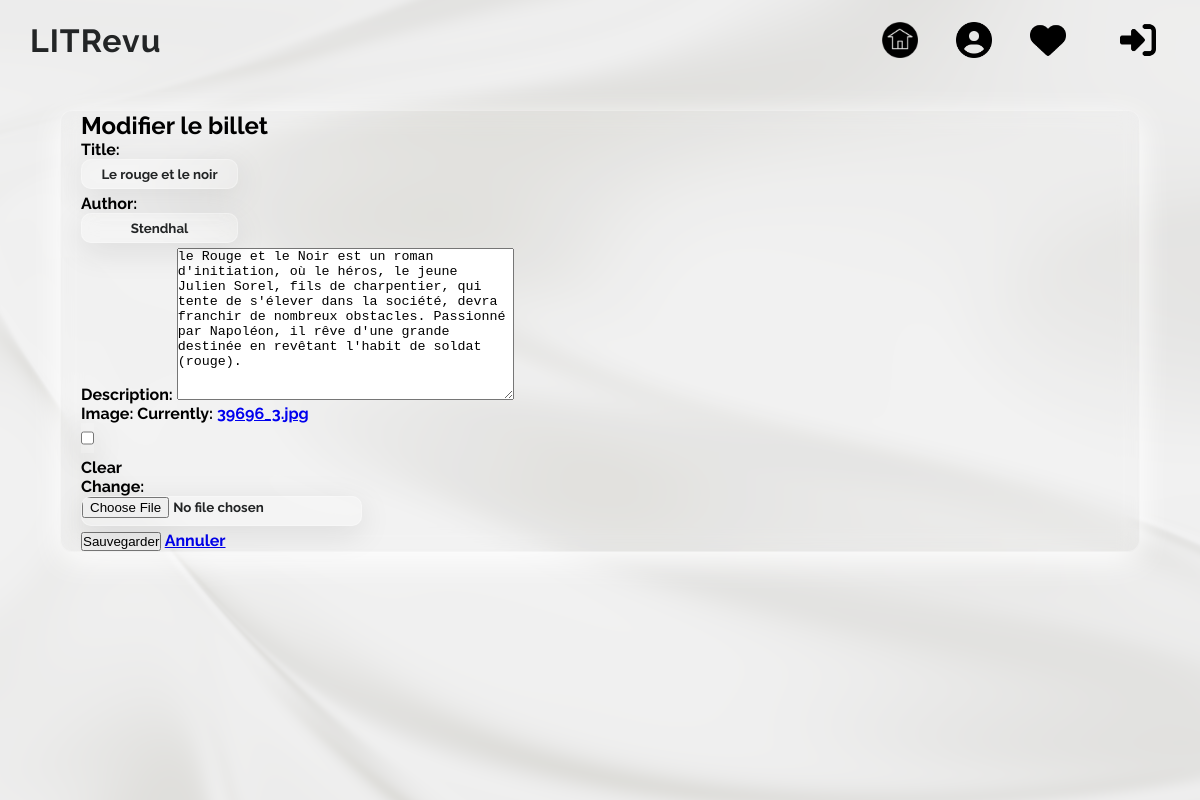
Page /ticket_edit/8/ (signed in) on the committed database.
### core/models.py (models this page shows)
class Ticket(models.Model):
    title = models.CharField(max_length=128)
    author = models.CharField(max_length=128)
    description = models.TextField(max_length=2048, blank=True)
    user = models.ForeignKey(
        to=settings.AUTH_USER_MODEL,
        on_delete=models.CASCADE,
        related_name='tickets'
    )
    image = models.ImageField(null=True, blank=True)
    time_created = models.DateTimeField(auto_now_add=True)

### core/views.py (the view)
# urls.py: path('ticket_edit/<int:pk>/', views.ticket_edit_view, name='ticket_edit'),
@login_required
def ticket_edit_view(request, pk):
    ticket = get_object_or_404(Ticket, pk=pk)
    form = TicketForm(instance=ticket)
    if request.method == 'POST':
        form = TicketForm(request.POST, request.FILES, instance=ticket)
        if form.is_valid():
            form.save()
            return redirect('my_post_ticket')
    return render(request, 'ticket_edit.html', {'form': form})

### core/forms.py
class TicketForm(ModelForm):
    class Meta:
        model = Ticket
        fields = ['title', 'author', 'description', 'image']

### templates/ticket_edit.html (shortened to what this page needs)
{% extends 'base.html' %}
{% block content %}
    <h2>Modifier le billet</h2>
    <form method="post" enctype="multipart/form-data">
        {{ form.as_p }}
        <button type="submit">Sauvegarder</button>
        <a href="{% url 'my_post_ticket' %}">Annuler</a>
    </form>
{% endblock content %}

### static/css/style.css (style rules this page uses)
* { margin: 0; padding: 0; box-sizing: border-box; }
body { font-family: 'Raleway', sans-serif; background: linear-gradient(270deg, #EAEAEA, #DBDBDB, #F2F2F2, #ADA996, #EAEAEA); background-size: 300% 300%; animation : gradientbg 5s linear infinite; }
input { font-family: 'Raleway', sans-serif; font-weight: 700; margin-bottom: 5px; color: #232526; display: block; align-items: center; justify-content: center; text-align: center; background-color: rgba(255, 255, 255, 0.1); backdrop-filter: blur(10px); border: 1px solid rgba(255, 255, 255, 0.3); box-shadow: 0 8px 32px rgba(0, 0, 0, 0.1); height: 30px; border-radius: 10px; }

### rows in the picture
Ticket: title "Le rouge et le noir", author "Stendhal", description "le Rouge et le Noir est un roman d'initiation, où le héros, le jeune Julien Sorel, fils de charpentier, qui tente de s'élever dans la société, devra franchir de nombreux obstacles. Passionné par Napoléon, il rêve d'une grande destinée en revêtant l'habit de soldat (rouge)."
